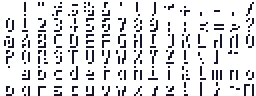
#> input picture sdk/font.png, 128 x 48 px (shown 2 times larger)
$ python font_fr.py
#> lines starting #> are read from the running program, lines starting #| are printed output that depends on the picture
#!/usr/bin/env python3
"""French letters of the SDK font: draws glyphs 96-127 of sdk/font.png and writes sdk/font_fr.h.

usage: python3 sdk/tools/font_fr.py

The 8 x 8 font of sdk/font.png has 96 glyphs (characters 32 to 127, rows 0-5 of the picture).
This script adds two rows: 32 glyphs made from the existing letters with an accent drawn above
them (the capitals are squeezed to 5 lines to leave room for it), plus a few signs. The shadow
(the dark colour, one pixel right and down) is computed again for the new glyphs. font_fr.h holds
the Unicode code of each new glyph and the decoder of UTF-8 text shared by mc_text and print.
Run it again after a change to the list below: the C table and the picture stay in step.
"""
import os
from PIL import Image

SDK = os.path.dirname(os.path.dirname(os.path.abspath(__file__)))
PNG = os.path.join(SDK, 'font.png')
WHITE, DARK, CLEAR = (255, 255, 255, 255), (20, 20, 40, 255), (0, 0, 0, 0)

ACCENTS = {                                  # two lines (the lowercase letters start at line 2)
    'acute': ('.....#..', '....#...'),
    'grave': ('..#.....', '...#....'),
    'circ':  ('...##...', '..#..#..'),
    'trema': ('........', '..#..#..'),
}
# (character, base, accent): glyphs 96 + index; the order is that of the C table
GLYPHS = [
    ('é', 'e', 'acute'), ('è', 'e', 'grave'), ('ê', 'e', 'circ'), ('ë', 'e', 'trema'),
    ('à', 'a', 'grave'), ('â', 'a', 'circ'), ('ç', 'c', 'cedilla'), ('î', 'i', 'circ'),
    ('ï', 'i', 'trema'), ('ô', 'o', 'circ'), ('ù', 'u', 'grave'), ('û', 'u', 'circ'),
    ('ü', 'u', 'trema'), ('œ', None, None),
    ('É', 'E', 'acute'), ('È', 'E', 'grave'), ('Ê', 'E', 'circ'), ('Ë', 'E', 'trema'),
    ('À', 'A', 'grave'), ('Â', 'A', 'circ'), ('Ç', 'C', 'cedilla'), ('Î', 'I', 'circ'),
    ('Ï', 'I', 'trema'), ('Ô', 'O', 'circ'), ('Ù', 'U', 'grave'), ('Û', 'U', 'circ'),
    ('Œ', None, None),
    ('«', None, None), ('»', None, None), ('…', None, None), ('°', None, None), ('€', None, None),
]
DRAWN = {                                    # glyphs drawn whole (white pixels only)
    'œ': ('........', '........', '.##.##..', '#..#..#.', '#..####.', '#..#....', '.##.###.', '........'),
    'Œ': ('.######.', '#..#....', '#..###..', '#..#....', '.######.', '........', '........', '........'),
    '«': ('........', '........', '..#..#..', '.#..#...', '#..#....', '.#..#...', '..#..#..', '........'),
    '»': ('........', '........', '#..#....', '.#..#...', '..#..#..', '.#..#...', '#..#....', '........'),
    '…': ('........', '........', '........', '........', '........', '........', '#..#..#.', '........'),
    '°': ('..##....', '.#..#...', '.#..#...', '..##....', '........', '........', '........', '........'),
    '€': ('...###..', '..#.....', '#####...', '..#.....', '####....', '..#.....', '...###..', '........'),
}

im = Image.open(PNG).convert('RGBA')
#> im is the input picture: PIL image 128x48 RGBA; mean R, G, B, A 49.1, 49.1, 52, 82.3
im96 = im.crop((0, 0, 128, 48))              # the 96 original glyphs, kept as they are
def white(ch):
    i = ord(ch) - 32
    x0, y0 = (i % 16) * 8, (i // 16) * 8
    return [[im96.getpixel((x0 + x, y0 + y)) == WHITE for x in range(8)] for y in range(8)]
def rows(strs):
    return [[c == '#' for c in s] for s in strs]

out = Image.new('RGBA', (128, 64), CLEAR)
#> out: PIL image 128x64 RGBA; every value is 0
out.paste(im96, (0, 0))
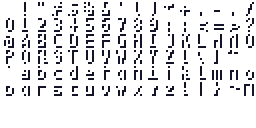
#> out: PIL image 128x64 RGBA (shown 2 times larger); mean R, G, B, A 36.9, 36.9, 39, 61.7; transparent parts drawn white
assert len(GLYPHS) == 32
for k, (ch, base, acc) in enumerate(GLYPHS):
    if ch in DRAWN:
        g = rows(DRAWN[ch])
    else:
        g = white(base)
        if base.isupper():                   # capital: lines 0-6 squeezed into lines 2-6
            body = [g[0], g[2], g[3], g[5], g[6]] if base not in 'AO' else [g[0], g[1], g[3], g[5], g[6]]
            g = [[False] * 8, [False] * 8] + body + [[False] * 8]
        if acc == 'cedilla':
            g[7] = [x in (3, 4) and (x == 4) for x in range(8)]
        else:
            g[0], g[1] = rows(ACCENTS[acc])  # also removes the dot of i
    x0, y0 = ((96 + k) % 16) * 8, ((96 + k) // 16) * 8
    for y in range(8):
        for x in range(8):
            if g[y][x]: out.putpixel((x0 + x, y0 + y), WHITE)
            elif x > 0 and y > 0 and g[y - 1][x - 1]: out.putpixel((x0 + x, y0 + y), DARK)
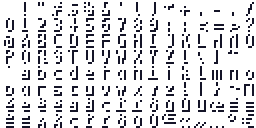
#> out: PIL image 128x64 RGBA (shown 2 times larger); mean R, G, B, A 51.5, 51.5, 54.4, 85.8; transparent parts drawn white
out.save(PNG)

# 1-1 mappings: text that has no glyph of its own but an obvious equivalent
SUBST = {0x00A0: ' ', 0x202F: ' ', 0x2009: ' ', 0x2019: "'", 0x2018: "'", 0x201C: '"', 0x201D: '"',
         0x2013: '-', 0x2014: '-', 0x2212: '-', 0x00D7: 'x'}
# Latin-1 letters 0xC0-0xFF without a glyph of their own: shown without their accent
LATIN1 = 'AAAAAAACEEEEIIIIDNOOOOOxOUUUUYTsaaaaaaaceeeeiiiidnooooo/ouuuuyty'
codes = [ord(ch) for ch, _, _ in GLYPHS]
h = ['// made by sdk/tools/font_fr.py: do not edit (glyphs 96-127 of sdk/font.png)',
     '// UTF-8 text -> glyph of the SDK font: font_next(&p) returns the glyph number + 32 (so 32-127',
     '// are the ASCII characters themselves, 128-159 the French letters below), 10 for a new line,',
     '// 0 at the end of the text, \'?\' for a character the font does not have (or broken UTF-8).',
     '#pragma once', '#include <stdint.h>', '',
     'static const uint16_t font_fr_codes[32] = {%s};   // %s' % (', '.join('0x%04X' % c for c in codes), ' '.join(ch for ch, _, _ in GLYPHS)),
     'static const char font_fr_latin1[65] = "%s";' % LATIN1,
     '', 'static inline int font_glyph(uint32_t u) {           // Unicode code -> glyph + 32',
     '  if (u >= 32 && u < 127) return (int)u;',
     '  for (int i = 0; i < 32; i++) if (font_fr_codes[i] == u) return 128 + i;']
h += ['  if (u == 0x%04X) return \'%s\';' % (c, '\\\'' if s == "'" else s) for c, s in sorted(SUBST.items())]
h += ['  if (u >= 0xC0 && u <= 0xFF) return font_fr_latin1[u - 0xC0];',
      '  return \'?\';', '}', '',
      'static inline int font_next(const char **pp) {      // next character of UTF-8 text',
      '  const uint8_t *p = (const uint8_t *)*pp;',
      '  uint32_t u = *p;',
      '  if (!u) return 0;',
      '  p++;',
      '  if (u >= 0x80) {',
      '    int n = u >= 0xF0 ? 3 : u >= 0xE0 ? 2 : u >= 0xC0 ? 1 : 0;',
      '    if (!n || (u & 0xC0) == 0x80) u = 0;              // stray continuation byte',
      '    else {',
      '      u &= 0x3Fu >> n;',
      '      for (; n && (*p & 0xC0) == 0x80; n--) u = u << 6 | (*p++ & 0x3Fu);',
      '      if (n) u = 0;                                   // sequence cut short',
      '    }',
      '    while ((*p & 0xC0) == 0x80) p++;',
      '  }',
      '  *pp = (const char *)p;',
      '  return u == \'\\n\' ? \'\\n\' : u ? font_glyph(u) : \'?\';',
      '}']
open(os.path.join(SDK, 'font_fr.h'), 'w', encoding='utf-8').write('\n'.join(h) + '\n')
big = out.resize((512, 256), Image.NEAREST); big.save('/tmp/font_preview.png')
#> after `big = out.resize((512, 256), Image.NEAREST)`:
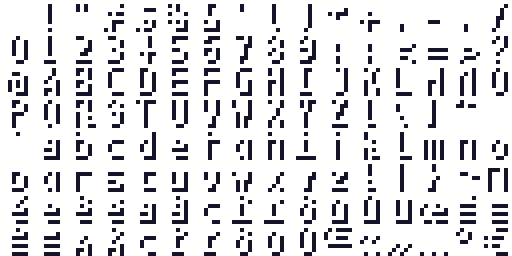
#> big: PIL image 512x256 RGBA; mean R, G, B, A 51.5, 51.5, 54.4, 85.8; transparent parts drawn white
print('font.png: 128 glyphs; font_fr.h written; preview in /tmp/font_preview.png')
